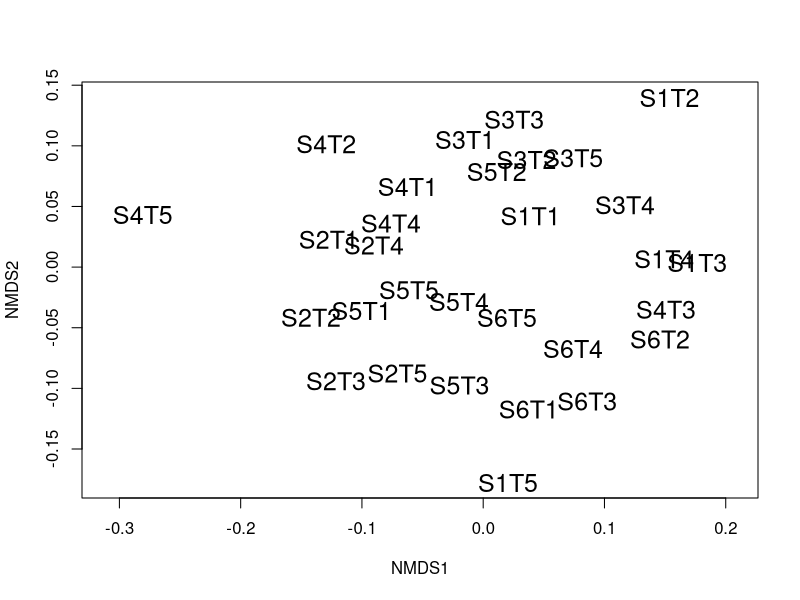
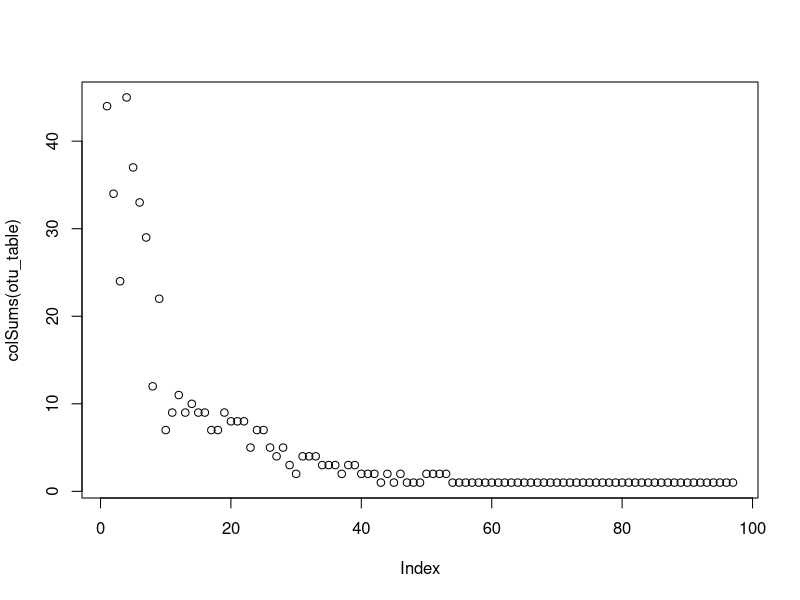
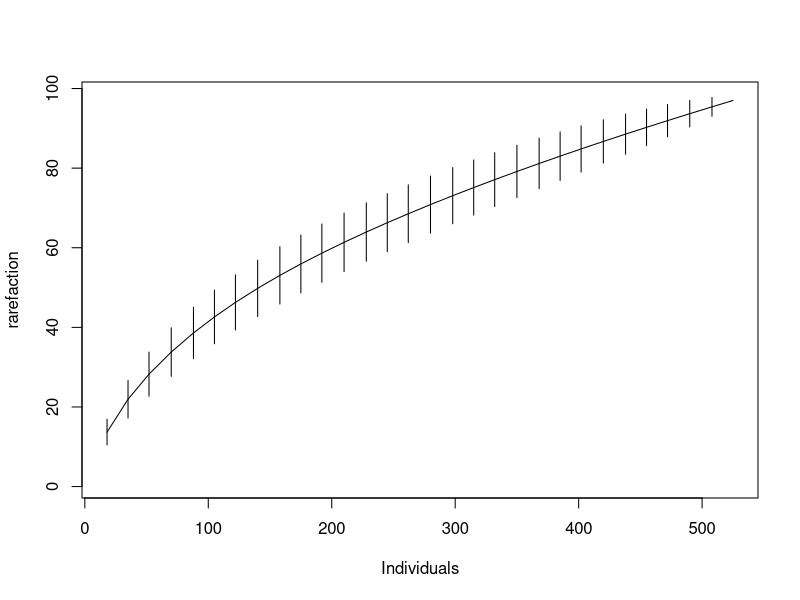
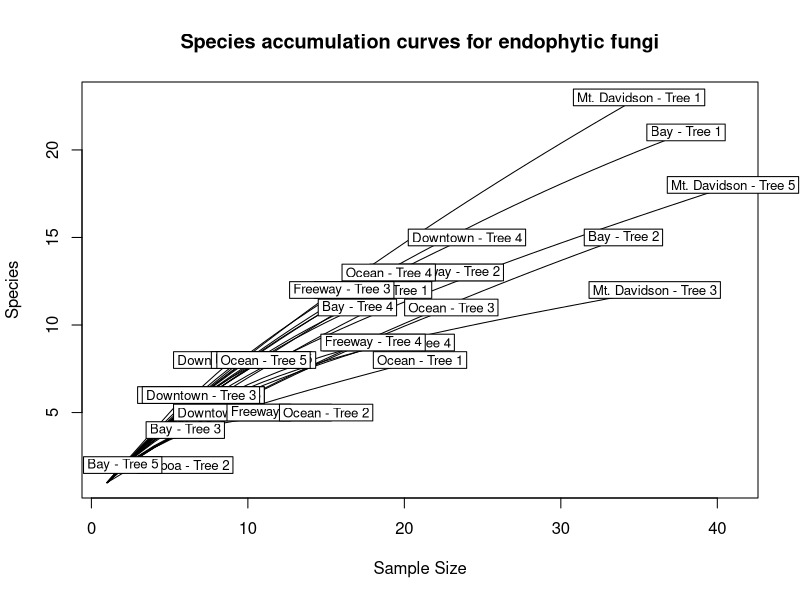
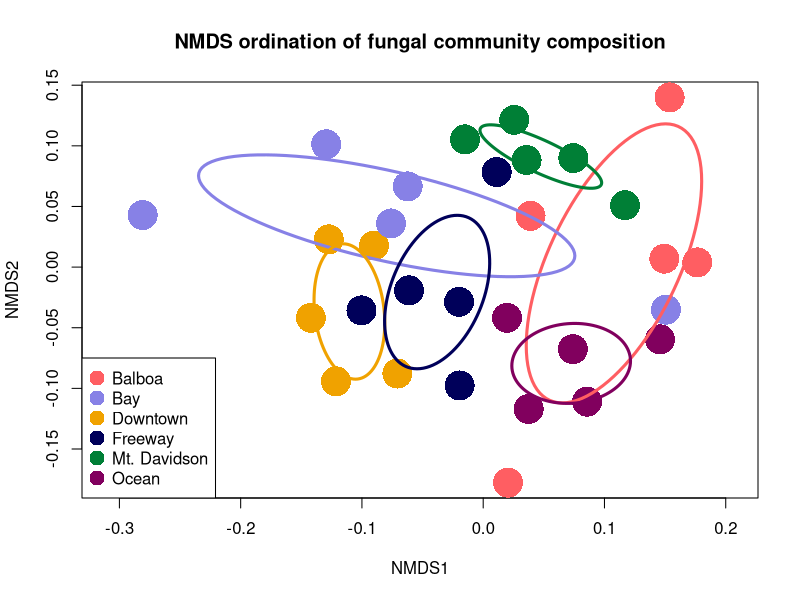

Recreate these plots in R, in order.
# Draft of R script to perform some ecological analyses on clustered data
# originating from single Sanger ITS reads

# Originally written by Naupaka Zimmerman
# [email]
# August 24, 2017

## TODO: Fix paths for the files

# load libraries
library("dplyr")
library("tidyr")
library("vegan")

# load files
otus <- read.table("seq_with_OTU_ID.txt")
groups <- read.table("groupfile.tsv")
trees <- read.csv("metadata/M_excel_tree_metadata.csv",
                  stringsAsFactors = FALSE)

# count by groups instead of trees
otu_table <- otus %>%
  left_join(groups, by = c("V1" = "V1")) %>%
  group_by(V2.x, V2.y) %>%
  summarize(count = n()) %>%
  spread(V2.x, count, fill = 0)

# get rid of rows with NA
otu_table <- as.data.frame(na.omit(otu_table))

# fix row name problems for vegan
row.names(otu_table) <- otu_table[, 1]
otu_table <- otu_table[, -1]

# drop out USF test sample
otu_table <- otu_table[1:30,]

# do and plot ordination with this matrix
plot(metaMDS(otu_table), type = "t", display = "sites", cex = 1.5)

# fix row names to be more readable
row.names(otu_table) <- c(paste("Balboa - Tree", 1:5),
                         paste("Downtown - Tree", 1:5),
                         paste("Mt. Davidson - Tree", 1:5),
                         paste("Bay - Tree", 1:5),
                         paste("Freeway - Tree", 1:5),
                         paste("Ocean - Tree", 1:5))


#save a pdf of the rarefaction curve
pdf("figures/prelim_rarecurve.pdf")
rarecurve(otu_table, main = "Species accumulation curves for endophytic fungi")
dev.off()

# some more species accumulation curves
plot(colSums(otu_table))
plot(specaccum(otu_table, method = "rare"), xvar = "individuals")


# more sophisticaed multi-step ordination plotting
ord_obj <- metaMDS(otu_table)

#make a subset that only containt trees from the second round of sampling
trees_aug <- subset(trees, as.POSIXct(trees$Date_sampled) > as.POSIXct("2017-08-01"))

group_labels <- c(rep("Balboa", 5),
                  rep("Downtown", 5),
                  rep("Mt. Davidson", 5),
                  rep("Bay", 5),
                  rep("Freeway", 5),
                  rep("Ocean", 5))

adonis(otu_table ~ trees_aug$DBH_cm)

pdf("figures/prelim_ordination_proper_color.pdf")
plot(ord_obj,
     display = "sites",
     type = "n",
     main = "NMDS ordination of fungal community composition")

points(ord_obj,
       display = "sites",
       col = c(rep("#ff5e62", 5),
               rep("#f0a200", 5),
               rep("#007f36", 5),
               rep("#8781e6", 5),
               rep("#00005a", 5),
               rep("#81005e", 5)),
       cex = 4,
       pch = 16)

legend("bottomleft",
       legend = levels(factor(group_labels)),
       pch = 16,
       cex = 1,
       pt.cex = 2,
       col = c(rep("#ff5e62"),
               rep("#8781e6"),
               rep("#f0a200"),
               rep("#00005a"),
               rep("#007f36"),
               rep("#81005e")))

ordiellipse(ord_obj,
            groups =group_labels,
            label = FALSE,
            col = c(rep("#ff5e62"),
                    rep("#8781e6"),
                    rep("#f0a200"),
                    rep("#00005a"),
                    rep("#007f36"),
                    rep("#81005e")),
            lwd = 3)
dev.off()
